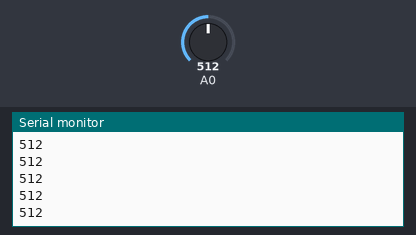
Recording of a sketch running on a simulated Arduino Uno, built with avr-gcc and run on an emulated ATmega328P. Shown: the last lines printed to the serial monitor. The test bench sets the inputs (shaded band); at power-on: A0 = 512.

Above: at 1.2 s.
1.3 s: A0 set to 716
At 1.56 s:
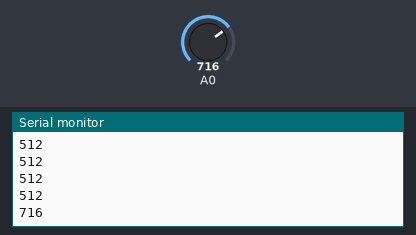
2.8 s: A0 set to 900
At 2.96 s:
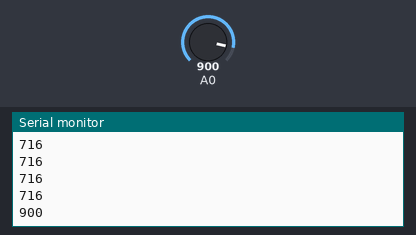
Timing chart, 0 to 5.8 s (numbered marks = the images above; inputs shaded):
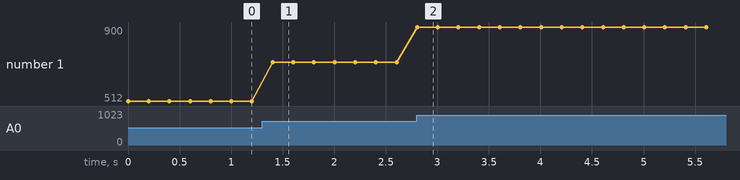

The sketch:

lightSensorTest.ino
```cpp
int reading;

void setup() {
  // put your setup code here, to run once:
  Serial.begin(115200);
}

void loop() {
  // put your main code here, to run repeatedly:
  reading = analogRead(A0);
  Serial.println(reading);
  delay(200);
}
```

Measured:
- after the input at 1.3 s, the serial monitor: prints a new line after 0.10 s (image 1)
- after the input at 2.8 s, the serial monitor: prints a new line at once (image 2)
- plotted number 1: 512 → 716 after the input at 1.3 s, 716 → 900 after the input at 2.8 s
